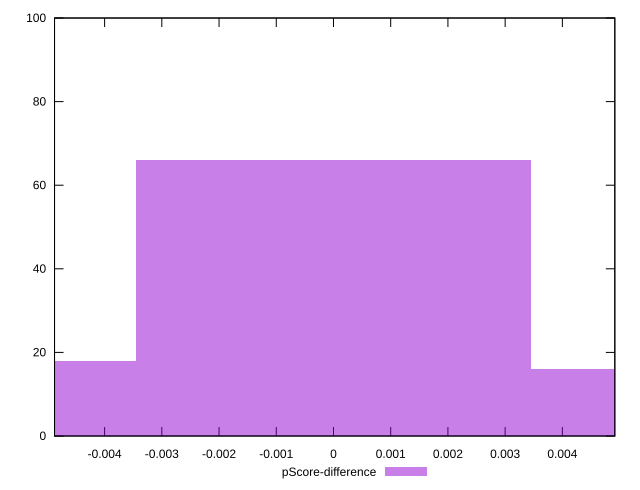

This figure's gnuplot source:
reset

$pScoreDifference <<EOF
0 66
-0.006887995735940262 18
0.006887995735940262 16
EOF

set key outside below
set boxwidth 0.006887995735940262
set xrange [-0.004875161737214251:0.0049169106384717165]
set yrange [0:100]
set trange [0:100]
set style fill transparent solid 0.5 noborder
set terminal svg size 640, 490 enhanced background rgb 'white'
set output "report_00018_2021-02-10T15-25-16.877Z/speed-index/samples/pages/pScore-difference/histogram.svg"

plot $pScoreDifference title "pScore-difference" with boxes

reset
